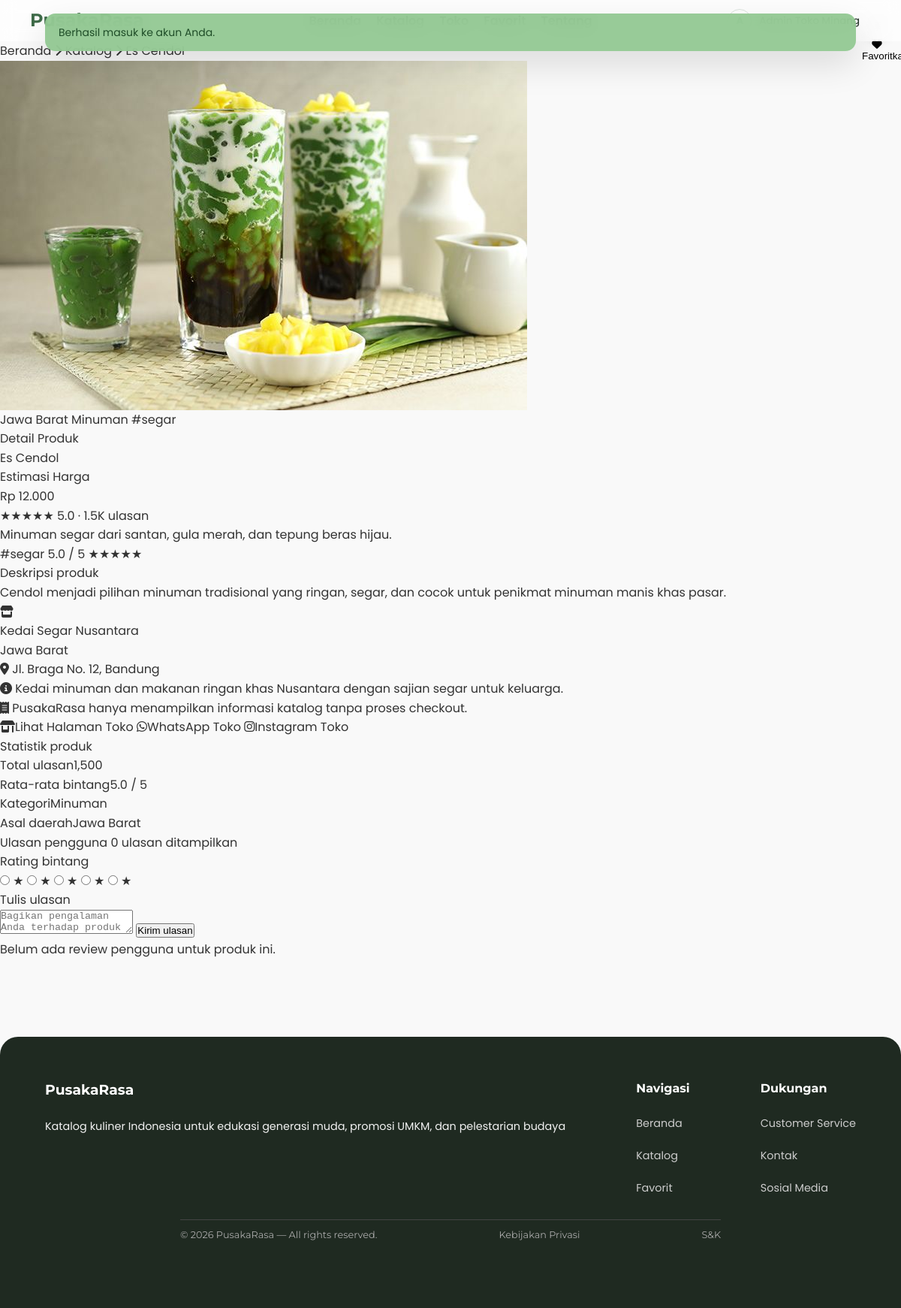
Page /product.php?slug=es-cendol (signed in) on the committed database.
### tables this page shows
CREATE TABLE IF NOT EXISTS users (
  id INT AUTO_INCREMENT PRIMARY KEY,
  name VARCHAR(120) NOT NULL,
  email VARCHAR(190) NOT NULL UNIQUE,
  password_hash CHAR(64) NOT NULL,
  profile_image VARCHAR(255) NULL,
  role ENUM('user', 'store_admin', 'super_admin') NOT NULL DEFAULT 'user',
  store_id INT NULL,
  is_active TINYINT(1) NOT NULL DEFAULT 1,
  created_at DATETIME NOT NULL,
  updated_at DATETIME NOT NULL,
  CONSTRAINT fk_users_store FOREIGN KEY (store_id) REFERENCES stores(id) ON DELETE SET NULL
);

CREATE TABLE IF NOT EXISTS products (
  id INT AUTO_INCREMENT PRIMARY KEY,
  store_id INT NOT NULL,
  name VARCHAR(120) NOT NULL,
  slug VARCHAR(140) NOT NULL UNIQUE,
  type ENUM('Makanan', 'Minuman') NOT NULL,
  region VARCHAR(120) NOT NULL,
  short_description TEXT NOT NULL,
  long_description TEXT NOT NULL,
  price_display VARCHAR(40) NOT NULL,
  rating DECIMAL(2,1) NOT NULL DEFAULT 4.5,
  review_count INT NOT NULL DEFAULT 0,
  tag_label VARCHAR(60) NOT NULL,
  image_path VARCHAR(255) NOT NULL,
  base_rating_total DECIMAL(10,2) NOT NULL DEFAULT 0,
  base_review_count INT NOT NULL DEFAULT 0,
  is_featured TINYINT(1) NOT NULL DEFAULT 0,
  is_active TINYINT(1) NOT NULL DEFAULT 1,
  created_at DATETIME NOT NULL,
  updated_at DATETIME NOT NULL,
  CONSTRAINT fk_products_store FOREIGN KEY (store_id) REFERENCES stores(id) ON DELETE CASCADE
);

CREATE TABLE IF NOT EXISTS stores (
  id INT AUTO_INCREMENT PRIMARY KEY,
  name VARCHAR(120) NOT NULL,
  slug VARCHAR(140) NOT NULL UNIQUE,
  region VARCHAR(120) NOT NULL,
  address TEXT NOT NULL,
  whatsapp VARCHAR(30) NOT NULL,
  instagram VARCHAR(120) NOT NULL,
  description TEXT NOT NULL,
  cover_image VARCHAR(255) NOT NULL,
  is_active TINYINT(1) NOT NULL DEFAULT 1,
  created_at DATETIME NOT NULL,
  updated_at DATETIME NOT NULL
);

### product.php (the view, shortened to what the rows shown need)
<?php
require_once __DIR__ . '/includes/bootstrap.php';
require_login();
$slug = trim($_GET['slug'] ?? '');
$product = $slug !== '' ? find_product_by_slug($slug) : null;
render_layout($product['name'], function (?array $user = null) use ($product, $reviews): void {
    ?>
    <div class="dp-wrap">
      <div class="dp-breadcrumb">
        <a href="<?= e(base_path('index.php')) ?>">Beranda</a>
        <i class="fa-solid fa-chevron-right" aria-hidden="true"></i>
        <a href="<?= e(base_path('katalog.php')) ?>">Katalog</a>
        <i class="fa-solid fa-chevron-right" aria-hidden="true"></i>
        <span><?= e($product['name']) ?></span>
      </div>
      <div class="dp-main">
        <div class="dp-left">
          <div class="dp-img-panel">
            <div class="dp-img-box">
              <img src="<?= e(base_path($product['image_path'])) ?>" alt="<?= e($product['name']) ?>" />
            </div>
            <div class="dp-img-meta">
              <div class="dp-img-tags">
                <span class="dp-chip"><?= e($product['region']) ?></span>
                <span class="dp-chip"><?= e($product['type']) ?></span>
                <span class="dp-chip green"><?= e($product['tag_label']) ?></span>
              </div>
            </div>
          </div>
          <div class="dp-info-panel">
            <div class="dp-eyebrow">Detail Produk</div>
            <div class="dp-product-header">
              <div>
                <div class="dp-product-name"><?= e($product['name']) ?></div>
              </div>
              <div class="dp-price-box">
                <div class="dp-price-label">Estimasi Harga</div>
                <div class="dp-price"><?= e(rupiah($product['price_display'])) ?></div>
              </div>
            </div>
            <div class="dp-rating-row">
              <span class="dp-stars"><?= e(stars_from_rating((float) $product['rating'])) ?></span>
              <span class="dp-rating-val"><?= e(number_format((float) $product['rating'], 1)) ?></span>
              <span class="dp-rating-count">· <?= e(number_short((int) $product['review_count'])) ?> ulasan</span>
            </div>
            <p class="dp-desc"><?= e($product['short_description']) ?></p>
            <div class="dp-chips-row">
              <span class="dp-chip"><?= e($product['tag_label']) ?></span>
              <span class="dp-chip"><?= e(number_format((float) $product['rating'], 1)) ?> / 5</span>
              <span class="dp-chip"><?= e(stars_from_rating((float) $product['rating'])) ?></span>
            </div>
            <div class="dp-history">
              <div class="dp-history-title">Deskripsi produk</div>
              <p class="dp-history-text"><?= e($product['long_description']) ?></p>
            </div>
          </div>
        </div>
        <div class="dp-right">
          <div class="dp-store-card">
            <div class="dp-store-header">
              <div>
                <div class="dp-store-name"><?= e($product['store_name']) ?></div>
                <div class="dp-store-region"><?= e($product['region']) ?></div>
              </div>
            </div>
            <div class="dp-store-body">
              <div class="dp-store-row">
                <i class="fa-solid fa-location-dot" aria-hidden="true"></i>
                <span><?= e($product['address']) ?></span>
              </div>
              <div class="dp-store-row">
                <i class="fa-solid fa-circle-info" aria-hidden="true"></i>
                <span><?= e($product['store_description']) ?></span>
              </div>
            </div>
          </div>
          <div class="dp-stats-card">
            <div class="dp-stats-row"><span>Total ulasan</span><span><?= e(number_format((int) $product['review_count'])) ?></span></div>
            <div class="dp-stats-row"><span>Rata-rata bintang</span><span><?= e(number_format((float) $product['rating'], 1)) ?> / 5</span></div>
            <div class="dp-stats-row"><span>Kategori</span><span><?= e($product['type']) ?></span></div>
            <div class="dp-stats-row"><span>Asal daerah</span><span><?= e($product['region']) ?></span></div>
          </div>
        </div>
      </div>
    </div>
    <?php
});

### includes/bootstrap.php (shortened to what the rows shown need)
<?php
require_once __DIR__ . '/../config/database.php';
function app_name(): string
{
    return 'PusakaRasa';
}
function base_path(string $path = ''): string
{
    $root = rtrim(dirname($_SERVER['SCRIPT_NAME'] ?? ''), '/\\');
    $root = $root === '/' ? '' : $root;
    return $root . '/' . ltrim($path, '/');
}
function e(?string $value): string
{
    return htmlspecialchars((string) $value, ENT_QUOTES, 'UTF-8');
}
function current_user(): ?array
{
    static $user = false;
    if ($user !== false) {
        return $user ?: null;
    }
    $userId = $_SESSION['user_id'] ?? null;
    $stmt = db()->prepare(
        'SELECT u.*, s.name AS store_name, s.slug AS store_slug
         FROM users u
         LEFT JOIN stores s ON s.id = u.store_id
         WHERE u.id = :id LIMIT 1'
    );
    $stmt->execute(['id' => $userId]);
    $user = $stmt->fetch() ?: null;
    return $user ?: null;
}
function user_profile_image_url(?array $user): string
{
    $path = trim((string) ($user['profile_image'] ?? ''));
    if ($path === '') {
        return '';
    }
    return base_path($path);
}
function user_profile_initial(?array $user): string
{
    $name = trim((string) ($user['name'] ?? ''));
    return strtoupper(substr($name, 0, 1));
}
function is_logged_in(): bool
{
    return current_user() !== null;
}
function require_login(): void
{
    if (!is_logged_in()) {
        set_flash('error', 'Silakan masuk terlebih dahulu.');
        redirect_to('login.php');
    }
}
function number_short(int $value): string
{
    if ($value >= 1000) {
        return rtrim(rtrim(number_format($value / 1000, 1), '0'), '.') . 'K';
    }
    return number_format($value);
}
function rupiah(?string $value): string
{
    return 'Rp ' . $value;
}
function stars_from_rating(float $rating): string
{
    $rounded = (int) round($rating);
    $rounded = max(0, min(5, $rounded));
    return str_repeat('★', $rounded) . str_repeat('☆', 5 - $rounded);
}
function find_product_by_slug(string $slug): ?array
{
    $stmt = db()->prepare(
        'SELECT p.*, s.name AS store_name, s.slug AS store_slug, s.whatsapp, s.instagram, s.address, s.description AS store_description
         FROM products p
         INNER JOIN stores s ON s.id = p.store_id
         WHERE p.slug = :slug AND p.is_active = 1
         LIMIT 1'
    );
    $stmt->execute(['slug' => $slug]);
    return $stmt->fetch() ?: null;
}
    ?>
    <?php
function render_layout(string $title, callable $content, array $options = []): void
{
    $user = current_user();
    $pageClass = $options['body_class'] ?? '';
    $includeAppCss = $options['app_css'] ?? true;
    ?>
<!DOCTYPE html>
<html lang="id">
  <head>
    <link rel="stylesheet" href="https://cdnjs.cloudflare.com/ajax/libs/font-awesome/6.5.0/css/all.min.css" />
    <link rel="stylesheet" href="<?= e(base_path('assets/css/base.css')) ?>" />
    <link rel="stylesheet" href="<?= e(base_path('assets/css/component.css')) ?>" />
    <?php if ($includeAppCss): ?>
    <link rel="stylesheet" href="<?= e(base_path('assets/css/style.css')) ?>" />
    <link rel="stylesheet" href="<?= e(base_path('assets/css/app.css')) ?>" />
    <?php endif; ?>
  </head>
  <body class="<?= e($pageClass) ?>">
    <?php if (!($options['hide_header'] ?? false)): ?>
      <header>
        <h1><?= e(app_name()) ?></h1>
        <div class="auth-buttons">
          <?php if (!$user): ?>
            <a href="<?= e(base_path('login.php')) ?>"><button class="btn btn-secondary">Masuk</button></a>
            <a href="<?= e(base_path('register.php')) ?>"><button class="btn btn-primary">Daftar</button></a>
          <?php else: ?>
            <div class="profile-menu" id="profileMenu">
              <button type="button" class="header-pill profile-trigger" id="profileMenuButton" aria-haspopup="true" aria-expanded="false">
                <?php if (user_profile_image_url($user) !== ''): ?>
                  <img class="profile-avatar profile-avatar-image" src="<?= e(user_profile_image_url($user)) ?>" alt="<?= e($user['name']) ?>" />
                <?php else: ?>
                  <span class="profile-avatar"><?= e(user_profile_initial($user)) ?></span>
                <?php endif; ?>
                <span><?= e($user['name']) ?></span>
              </button>
            </div>
          <?php endif; ?>
        </div>
      </header>
    <?php endif; ?>
    <main>
      <?php $content($user); ?>
    </main>
  </body>
</html>
<?php
}

### rows in the picture
users: name "Admin Toko Minang"
products: name "Es Cendol", image_path (picture), region "Jawa Barat", type "Minuman", tag_label "#segar", price_display "Rp 12.000", rating "★★★★★", rating "5.0", review_count "1.5K", short_description "Minuman segar dari santan, gula merah, dan tepung beras hijau.", long_description "Cendol menjadi pilihan minuman tradisional yang ringan, segar, dan cocok untuk penikmat minuman manis khas pasar.", store.name "Kedai Segar Nusantara", store.address "Jl. Braga No. 12, Bandung", store.description "Kedai minuman dan makanan ringan khas Nusantara dengan sajian segar untuk keluarga.", review_count "1,500"

### other values in the picture
$flash['message'] "Berhasil masuk ke akun Anda."
app_name() "PusakaRasa"
count($reviews) "0"
